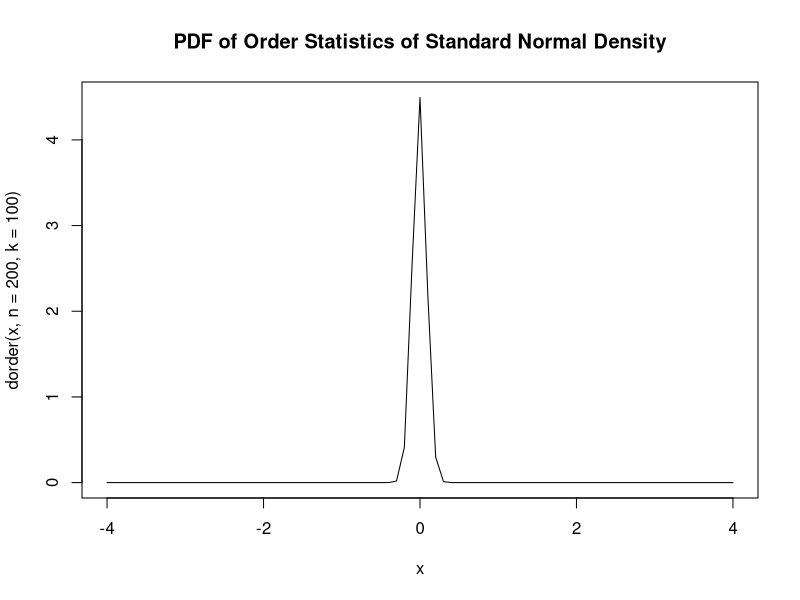
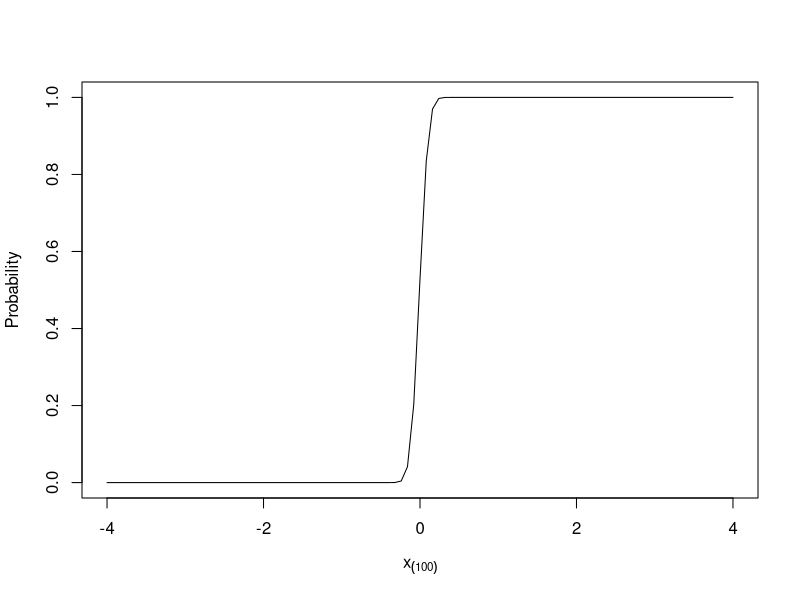
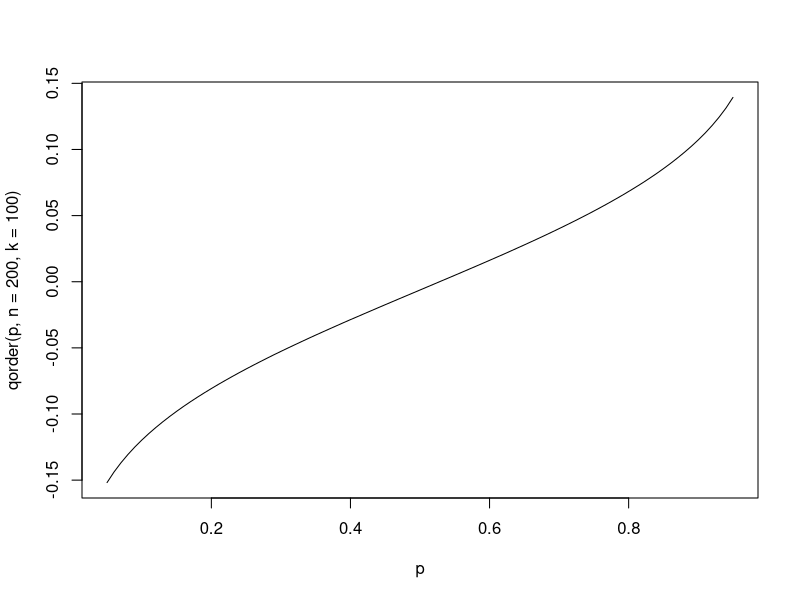
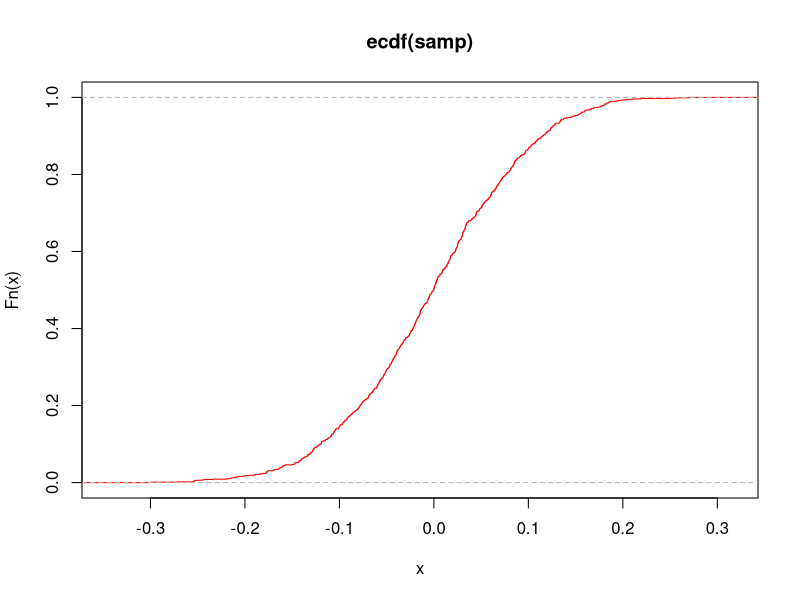
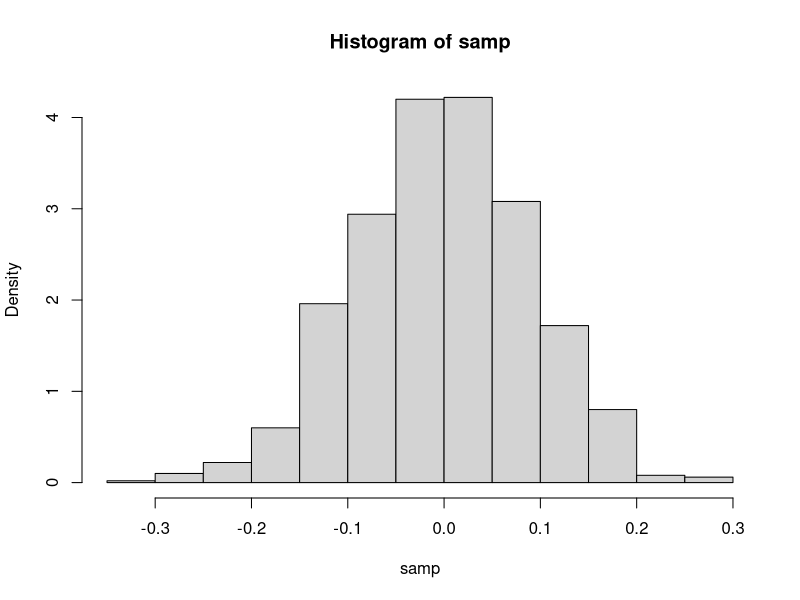

Write the R code that produced these figures, in order.
## ---- chunk 1
knitr::opts_chunk$set(echo = TRUE)
## ---- chunk 2
dorder <- function(x, n, k){
  k*choose(n,k)*
    (pnorm(x))^(k-1)*
    (1-pnorm(x))^(n-k)*
    dnorm(x)
}

x = seq(-4,4,by=0.1)
plot(x,dorder(x,n=200,k=100),type = "l",main = "PDF of Order Statistics of Standard Normal Density")
## ---- chunk 3
porder <- function(x,n,k){
  pbinom(k-1,n,pnorm(x,0,1),lower.tail = FALSE)
}

curve(
  porder(x,n = 200,k = 100)
  , -4
  , 4
  , xlab = parse(text = "x[(100)]")
  , ylab = "Probability"
)

## ---- chunk 4
qorder <- function(p, n, k){
  out <- p
  for (i in seq_along(p)) {
    out[i] <- uniroot(function(x){porder(x,n,k)-p[i]},c(-100,100))$root
  }
  out
}

p <- seq(0.05,0.95,by = 0.01)
plot(p,qorder(p,n = 200,k = 100),type = "l")
## ---- chunk 5
samp = NA
for (i in 1:1000) {
  data <- rnorm(200)
  samp[i] = median(data)
}
plot(ecdf(samp),col = "red")
## ---- chunk 6
hist(samp,freq = FALSE)
